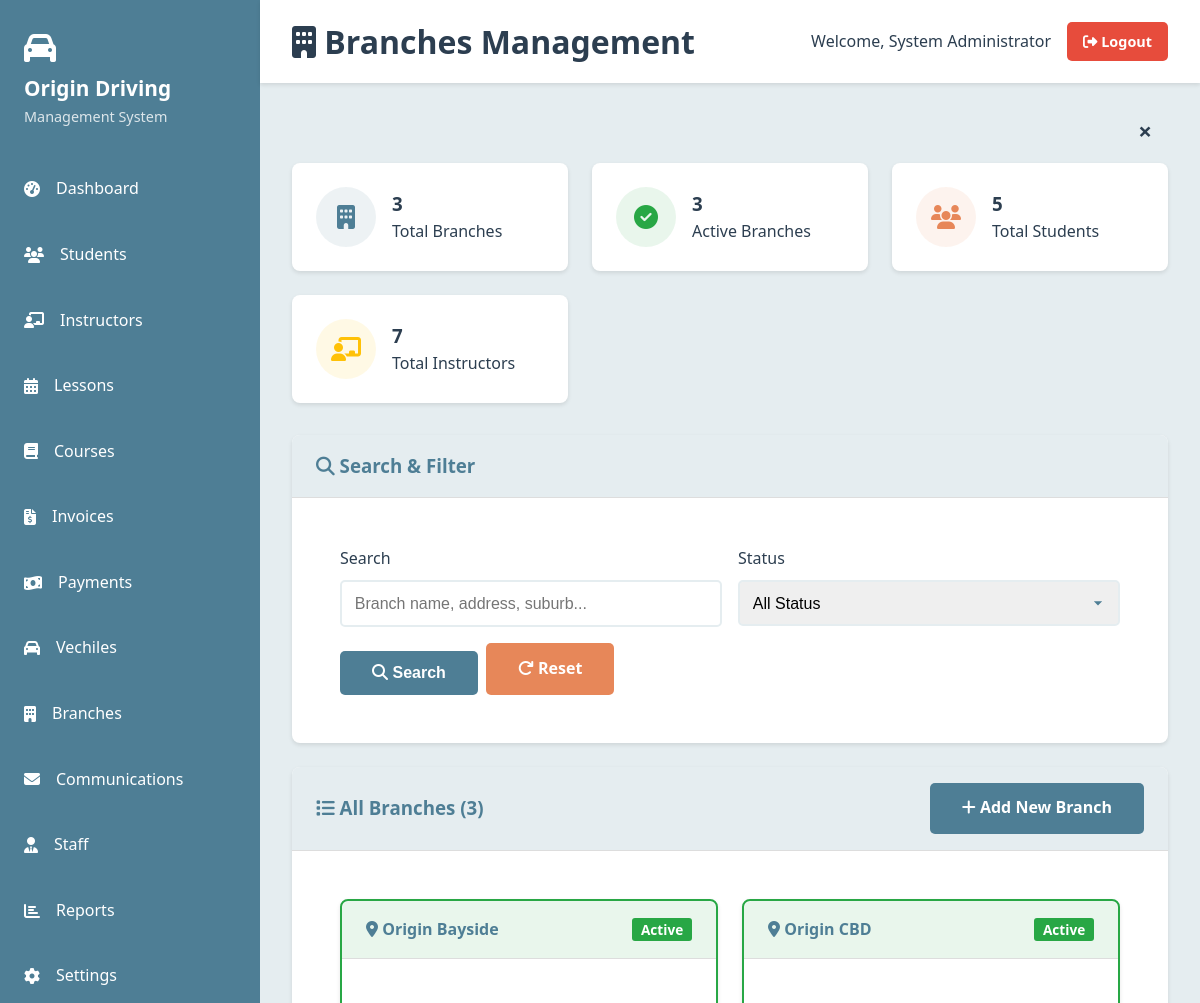
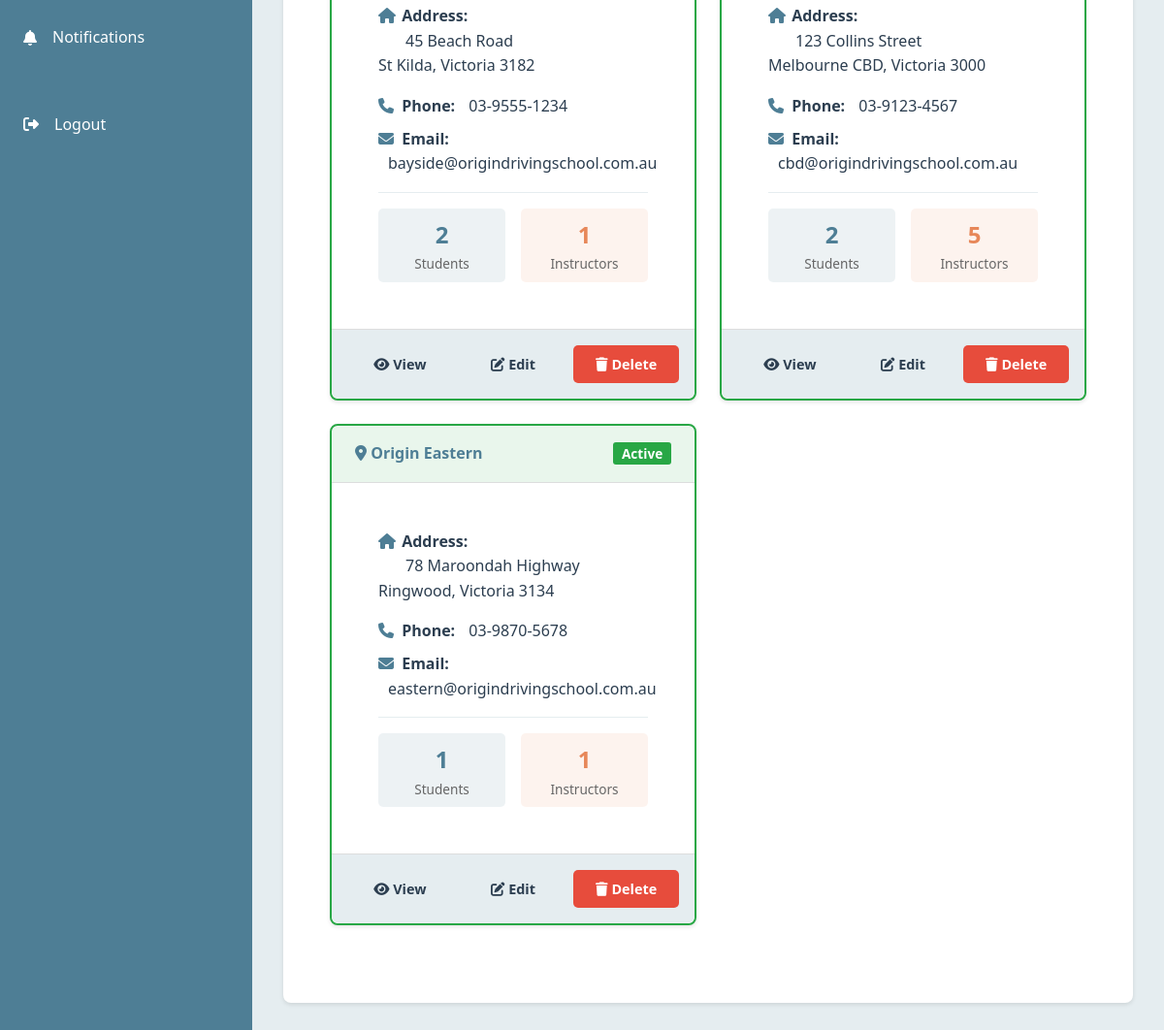
Page /branches/index.php (signed in) on the committed database (2 pictures, top to bottom).
### tables this page shows
CREATE TABLE branches (
    branch_id INT PRIMARY KEY AUTO_INCREMENT,
    branch_name VARCHAR(100) NOT NULL,
    address VARCHAR(255) NOT NULL,
    suburb VARCHAR(100) NOT NULL,
    state VARCHAR(50) DEFAULT 'Victoria',
    postcode VARCHAR(10) NOT NULL,
    phone VARCHAR(20) NOT NULL,
    email VARCHAR(100) NOT NULL,
    is_active TINYINT(1) DEFAULT 1,
    created_at TIMESTAMP DEFAULT CURRENT_TIMESTAMP,
    updated_at TIMESTAMP DEFAULT CURRENT_TIMESTAMP ON UPDATE CURRENT_TIMESTAMP,
    INDEX idx_branch_active (is_active)
);

### config/config.php (called while the page is built, shortened)
<?php
spl_autoload_register(function ($className) {
    $paths = [
        APP_PATH . '/models/',
        APP_PATH . '/controllers/',
        APP_PATH . '/core/',
    ];
    foreach ($paths as $path) {
        $file = $path . $className . '.php';
        if (file_exists($file)) {
            return;
        }
    }
});
?>

### app/core/Database.php (called while the page is built, shortened)
<?php
class Database {
    private static $instance = null;
    private $connection;
    private function __construct() {
        try {
            $dsn = "mysql:host=" . DB_HOST . ";dbname=" . DB_NAME . ";charset=" . DB_CHARSET;
            $options = [
                PDO::ATTR_ERRMODE => PDO::ERRMODE_EXCEPTION,
                PDO::ATTR_DEFAULT_FETCH_MODE => PDO::FETCH_ASSOC,
                PDO::ATTR_EMULATE_PREPARES => false,
                PDO::ATTR_PERSISTENT => true
            ];
            $this->connection = new PDO($dsn, DB_USER, DB_PASS, $options);
        } catch (PDOException $e) {
            error_log("Database Connection Error: " . $e->getMessage());
            die("Database connection failed. Please contact system administrator.");
        }
    }
    public static function getInstance() {
        if (self::$instance === null) {
            self::$instance = new self();
        }
        return self::$instance;
    }
    public function select($sql, $params = []) {
        try {
            $stmt = $this->connection->prepare($sql);
            $stmt->execute($params);
            return $stmt->fetchAll();
        } catch (PDOException $e) {
            error_log("Select Query Error: " . $e->getMessage());
            return [];
        }
    }
    public function selectOne($sql, $params = []) {
        try {
            $stmt = $this->connection->prepare($sql);
            $stmt->execute($params);
            $result = $stmt->fetch();
            return $result !== false ? $result : null;
        } catch (PDOException $e) {
            error_log("Select One Query Error: " . $e->getMessage());
            return null;
        }
    }
}
?>

### app/core/Model.php (called while the page is built, shortened)
<?php
abstract class Model {
    protected $db;
    public function __construct() {
        $this->db = Database::getInstance();
    }
    public function customQuery($sql, $params = []) {
        return $this->db->select($sql, $params);
    }
    public function customQueryOne($sql, $params = []) {
        return $this->db->selectOne($sql, $params);
    }
}
?>

### branches/index.php (the view, shortened to what this page needs)
<?php
require_once __DIR__ . '/../config/config.php';
$studentModel = new Student();
$searchTerm = $_GET['search'] ?? '';
$statusFilter = $_GET['status'] ?? '';
$searchQuery = '';
$sql = "SELECT * FROM branches WHERE 1=1 $searchQuery";
$sql .= " ORDER BY branch_name ASC";
$branches = $studentModel->customQuery($sql);
$totalBranches = count($branches);
$activeBranches = count(array_filter($branches, function($b) { return $b['is_active'] == 1; }));
$studentCount = $studentModel->customQuery("
    SELECT b.branch_id, b.branch_name, COUNT(s.student_id) as student_count
    FROM branches b
    LEFT JOIN students s ON b.branch_id = s.branch_id
    GROUP BY b.branch_id
");
$studentCountByBranch = [];
foreach ($studentCount as $sc) {
    $studentCountByBranch[$sc['branch_id']] = $sc['student_count'];
}
$instructorCount = $studentModel->customQuery("
    SELECT b.branch_id, COUNT(i.instructor_id) as instructor_count
    FROM branches b
    LEFT JOIN instructors i ON b.branch_id = i.branch_id
    GROUP BY b.branch_id
");
$instructorCountByBranch = [];
foreach ($instructorCount as $ic) {
    $instructorCountByBranch[$ic['branch_id']] = $ic['instructor_count'];
}
include_once BASE_PATH . '/views/layouts/header.php';
?>
<div class="dashboard-container">
    <?php include_once BASE_PATH . '/views/layouts/sidebar.php'; ?>
    <div class="main-content">
        <div class="top-bar">
            <h1><i class="fas fa-building"></i> Branches Management</h1>
            <div class="user-menu">
                <span>Welcome, <?php echo htmlspecialchars($_SESSION['user_name']); ?></span>
                <a href="<?php echo APP_URL; ?>/logout.php" class="btn btn-danger btn-sm">
                    <i class="fas fa-sign-out-alt"></i> Logout
                </a>
            </div>
        </div>
        <div class="content-area">
            <?php if (isset($_SESSION['flash_message'])): ?>
                <div class="alert alert-<?php echo $_SESSION['flash_type']; ?>">
                </div>
            <?php endif; ?>
            <div class="dashboard-cards" style="margin-bottom: 2rem;">
                <div class="dashboard-card">
                    <div class="dashboard-card-icon" style="background-color: rgba(78, 126, 149, 0.1); color: #4e7e95;">
                        <i class="fas fa-building"></i>
                    </div>
                    <div class="dashboard-card-content">
                        <h3><?php echo $totalBranches; ?></h3>
                        <p>Total Branches</p>
                    </div>
                </div>
                <div class="dashboard-card">
                    <div class="dashboard-card-icon" style="background-color: rgba(40, 167, 69, 0.1); color: #28a745;">
                        <i class="fas fa-check-circle"></i>
                    </div>
                    <div class="dashboard-card-content">
                        <h3><?php echo $activeBranches; ?></h3>
                        <p>Active Branches</p>
                    </div>
                </div>
                <div class="dashboard-card">
                    <div class="dashboard-card-icon" style="background-color: rgba(231, 135, 89, 0.1); color: #e78759;">
                        <i class="fas fa-users"></i>
                    </div>
                    <div class="dashboard-card-content">
                        <?php
                        $totalStudents = $studentModel->customQueryOne("SELECT COUNT(*) as count FROM students");
                        ?>
                        <h3><?php echo $totalStudents['count'] ?? 0; ?></h3>
                        <p>Total Students</p>
                    </div>
                </div>
                <div class="dashboard-card">
                    <div class="dashboard-card-icon" style="background-color: rgba(255, 193, 7, 0.1); color: #ffc107;">
                        <i class="fas fa-chalkboard-teacher"></i>
                    </div>
                    <div class="dashboard-card-content">
                        <?php
                        $totalInstructors = $studentModel->customQueryOne("SELECT COUNT(*) as count FROM instructors");
                        ?>
                        <h3><?php echo $totalInstructors['count'] ?? 0; ?></h3>
                        <p>Total Instructors</p>
                    </div>
                </div>
            </div>
            <div class="card" style="margin-bottom: 1.5rem;">
                <div class="card-header">
                    <h3><i class="fas fa-search"></i> Search & Filter</h3>
                </div>
                <div class="card-body">
                    <form method="GET" action="" class="filter-form">
                        <div style="display: grid; grid-template-columns: repeat(auto-fit, minmax(250px, 1fr)); gap: 1rem;">
                            <div class="form-group" style="margin-bottom: 0;">
                                <label>Search</label>
                                <input type="text" name="search" class="form-control"
                                       placeholder="Branch name, address, suburb..."
                                       value="<?php echo htmlspecialchars($searchTerm); ?>">
                            </div>
                            <div class="form-group" style="margin-bottom: 0;">
                                <label>Status</label>
                                <select name="status" class="form-control">
                                    <option value="">All Status</option>
                                </select>
                            </div>
                            <div class="form-group" style="margin-bottom: 0; display: flex; align-items: flex-end; gap: 0.5rem;">
                                <button type="submit" class="btn btn-primary">
                                    <i class="fas fa-search"></i> Search
                                </button>
                                <a href="index.php" class="btn btn-secondary">
                                    <i class="fas fa-redo"></i> Reset
                                </a>
                            </div>
                        </div>
                    </form>
                </div>
            </div>
            <div class="card">
                <div class="card-header" style="display: flex; justify-content: space-between; align-items: center;">
                    <h3><i class="fas fa-list"></i> All Branches (<?php echo $totalBranches; ?>)</h3>
                    <a href="create.php" class="btn btn-primary">
                        <i class="fas fa-plus"></i> Add New Branch
                    </a>
                </div>
                <div class="card-body">
                    <?php if (empty($branches)): ?>
                        <div class="table-empty">
                            <i class="fas fa-building"></i>
                            <p>No branches found</p>
                            <?php if (!empty($searchTerm) || $statusFilter !== ''): ?>
                                <p><a href="index.php">Clear filters to view all branches</a></p>
                            <?php else: ?>
                                <p><a href="create.php" class="btn btn-primary">Add your first branch</a></p>
                            <?php endif; ?>
                        </div>
                    <?php else: ?>
                        <div style="display: grid; grid-template-columns: repeat(auto-fill, minmax(350px, 1fr)); gap: 1.5rem; margin-bottom: 2rem;">
                            <?php foreach ($branches as $branch): ?>
                                <div class="card" style="border: 2px solid <?php echo $branch['is_active'] ? '#28a745' : '#dc3545'; ?>; margin: 0;">
                                    <div class="card-header" style="background-color: <?php echo $branch['is_active'] ? 'rgba(40, 167, 69, 0.1)' : 'rgba(220, 53, 69, 0.1)'; ?>; display: flex; justify-content: space-between; align-items: center;">
                                        <h4 style="margin: 0; color: #4e7e95;">
                                            <i class="fas fa-map-marker-alt"></i>
                                            <?php echo htmlspecialchars($branch['branch_name']); ?>
                                        </h4>
                                        <?php if ($branch['is_active']): ?>
                                            <span class="badge badge-success">Active</span>
                                        <?php else: ?>
                                            <span class="badge badge-danger">Inactive</span>
                                        <?php endif; ?>
                                    </div>
                                    <div class="card-body">
                                        <p style="margin-bottom: 0.5rem;">
                                            <i class="fas fa-home" style="width: 20px; color: #4e7e95;"></i>
                                            <strong>Address:</strong><br>
                                            <span style="margin-left: 28px;">
                                                <?php echo htmlspecialchars($branch['address']); ?><br>
                                                <?php echo htmlspecialchars($branch['suburb'] . ', ' . $branch['state'] . ' ' . $branch['postcode']); ?>
                                            </span>
                                        </p>
                                        <p style="margin-bottom: 0.5rem; margin-top: 1rem;">
                                            <i class="fas fa-phone" style="width: 20px; color: #4e7e95;"></i>
                                            <strong>Phone:</strong>
                                            <span style="margin-left: 10px;"><?php echo htmlspecialchars($branch['phone']); ?></span>
                                        </p>
                                        <p style="margin-bottom: 0.5rem;">
                                            <i class="fas fa-envelope" style="width: 20px; color: #4e7e95;"></i>
                                            <strong>Email:</strong>
                                            <span style="margin-left: 10px;"><?php echo htmlspecialchars($branch['email']); ?></span>
                                        </p>
                                        <div style="display: grid; grid-template-columns: 1fr 1fr; gap: 1rem; margin-top: 1rem; padding-top: 1rem; border-top: 1px solid #e5edf0;">
                                            <div style="text-align: center; padding: 0.5rem; background-color: rgba(78, 126, 149, 0.1); border-radius: 5px;">
                                                <div style="font-size: 1.5rem; font-weight: bold; color: #4e7e95;">
                                                    <?php echo $studentCountByBranch[$branch['branch_id']] ?? 0; ?>
                                                </div>
                                                <div style="font-size: 0.85rem; color: #666;">Students</div>
                                            </div>
                                            <div style="text-align: center; padding: 0.5rem; background-color: rgba(231, 135, 89, 0.1); border-radius: 5px;">
                                                <div style="font-size: 1.5rem; font-weight: bold; color: #e78759;">
                                                    <?php echo $instructorCountByBranch[$branch['branch_id']] ?? 0; ?>
                                                </div>
                                                <div style="font-size: 0.85rem; color: #666;">Instructors</div>
                                            </div>
                                        </div>
                                    </div>
                                    <div class="card-footer" style="display: flex; justify-content: space-between; gap: 0.5rem; padding: 1rem;">
                                        <a href="view.php?id=<?php echo $branch['branch_id']; ?>"
                                           class="btn btn-info btn-sm" style="flex: 1;">
                                            <i class="fas fa-eye"></i> View
                                        </a>
                                        <a href="edit.php?id=<?php echo $branch['branch_id']; ?>"
                                           class="btn btn-warning btn-sm" style="flex: 1;">
                                            <i class="fas fa-edit"></i> Edit
                                        </a>
                                        <a href="delete.php?id=<?php echo $branch['branch_id']; ?>"
                                           class="btn btn-danger btn-sm"
                                           onclick="return confirm('Are you sure you want to delete this branch? This may affect associated students and instructors.');"
                                           style="flex: 1;">
                                            <i class="fas fa-trash"></i> Delete
                                        </a>
                                    </div>
                                </div>
                            <?php endforeach; ?>
                        </div>
                    <?php endif; ?>
                </div>
            </div>
        </div>
    </div>
</div>
<?php include_once BASE_PATH . '/views/layouts/footer.php'; ?>

### rows in the picture
branches: branch_name "Origin Bayside", is_active "Active", address "45 Beach Road", suburb+state+postcode "St Kilda, Victoria 3182", phone "03-9555-1234", email "bayside@origindrivingschool.com.au", branch_id "2", branch_id "1"
branches: branch_name "Origin CBD", is_active "Active", address "123 Collins Street", suburb+state+postcode "Melbourne CBD, Victoria 3000", phone "03-9123-4567", email "cbd@origindrivingschool.com.au", branch_id "2", branch_id "5"
branches: branch_name "Origin Eastern", is_active "Active", address "78 Maroondah Highway", suburb+state+postcode "Ringwood, Victoria 3134", phone "03-9870-5678", email "eastern@origindrivingschool.com.au", branch_id "1"

### other values in the picture
$_SESSION['user_name'] "System Administrator"
$totalBranches "3"
$activeBranches "3"
$totalStudents['count'] "5"
$totalInstructors['count'] "7"
